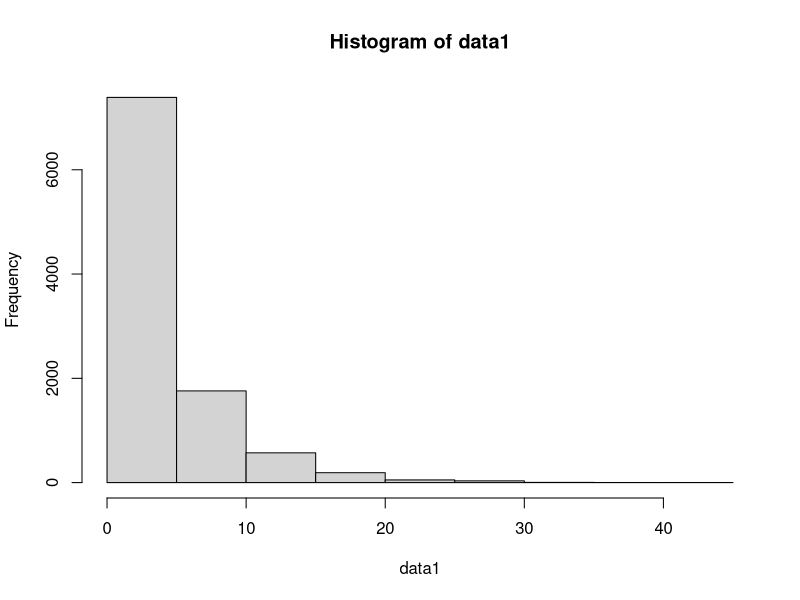

Source code (R):
# 1 ------------------------ 
x = 3
prob = 0.20
## a
dgeom(x, prob)

## b
n = 10000
data1 = rgeom(n, prob)
mean(data1 == 3)

## c


## d
hist(data1)

## e
mean(data1)
var(data1)

